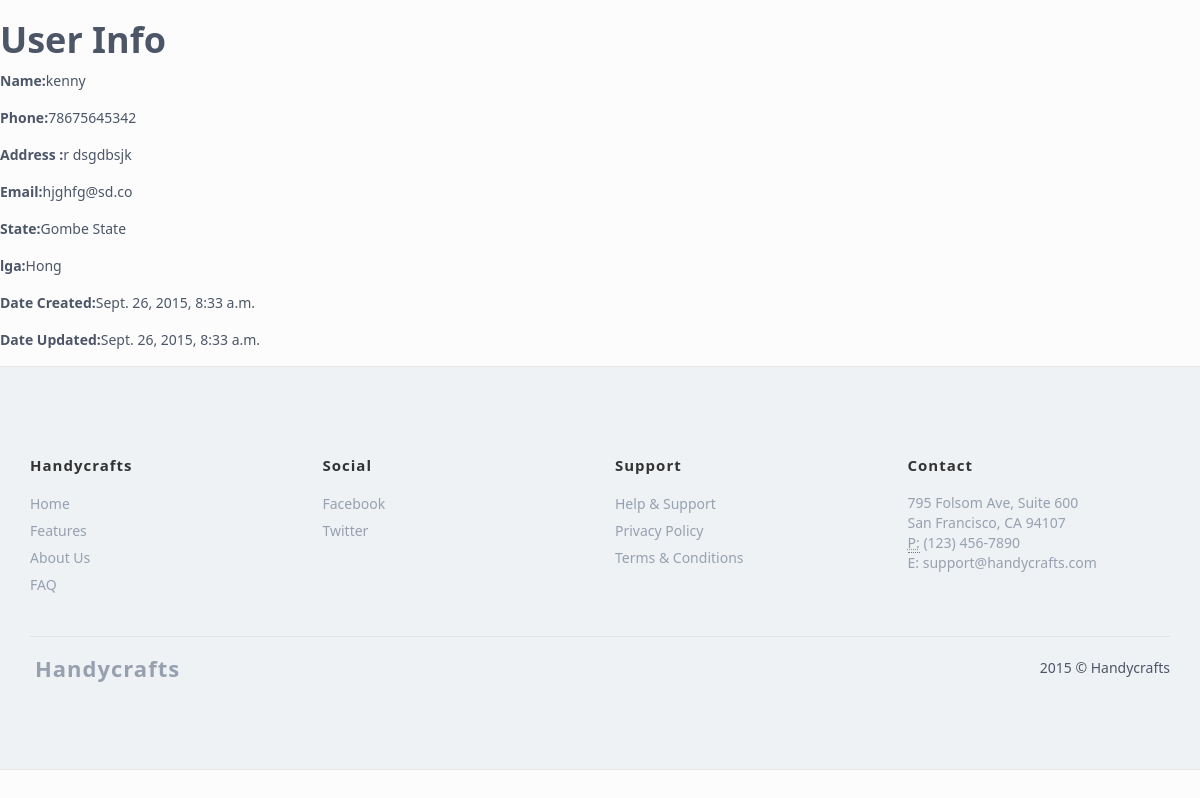
Page /account/user/1/ on the committed database.
### registration/models.py (models this page shows, shortened)
class User(models.Model):
    name = models.CharField(max_length=50)
    phone = models.CharField(max_length=15)
    address = models.CharField(max_length=100)
    emailAddress = models.CharField(max_length=30)
    state = models.ForeignKey(State)
    lga = models.ForeignKey(LocalGovernment)
    created_on = models.DateTimeField(auto_now=True)
    updated_on = models.DateTimeField(auto_now=True)

class State(models.Model):
    name = models.CharField(max_length=30)
    def __str__(self):
        return self.name

class LocalGovernment(models.Model):
    state_id = models.IntegerField()
    name = models.CharField(max_length=30)
    def __str__(self):
        return self.name

### registration/views.py (the view)
# urls.py: url(r'^user/(?P<pk>\d+)/$', views.UserView.as_view(), name='userDetail'),
class UserView(DetailView):
    model = User
    template_name = 'registration/details/user_detail.html'
    context_object_name = 'userDetail'

### registration/templates/registration/details/user_detail.html (shortened to what this page needs)
{% extends 'base.html' %}
{% block content%}
<h1>User Info</h1>
<p><label>Name: </label>{{userDetail.name}}</p>
<p><label>Phone: </label>{{userDetail.phone}}</p>
<p><label>Address :</label>{{userDetail.address}}</p>
<p><label>Email: </label>{{userDetail.emailAddress}}</p>
<p><label>State: </label>{{userDetail.state}}</p>
<p><label>lga: </label>{{userDetail.lga}}</p>
<p><label>Date Created: </label>{{userDetail.created_on}}</p>
<p><label>Date Updated:</label>{{userDetail.updated_on}}</p>
{% endblock %}

### registration/static/css/style.css (style rules this page uses)
body { font-family: 'WeblySleek UI', 'Segoe UI', 'Helvetica Neue', Arial, sans-serif; font-weight: 400; color: #4c5667; background: #fcfcfc; font-size: 14px; line-height: 22px; overflow-x:hidden; }
h1,.h1 { font-weight: 700; }

### rows in the picture
User: name "kenny", phone "78675645342", address "r dsgdbsjk", emailAddress "hjghfg@sd.co", state "Gombe State", lga "Hong", created_on "Sept. 26, 2015, 8:33 a.m.", updated_on "Sept. 26, 2015, 8:33 a.m."
